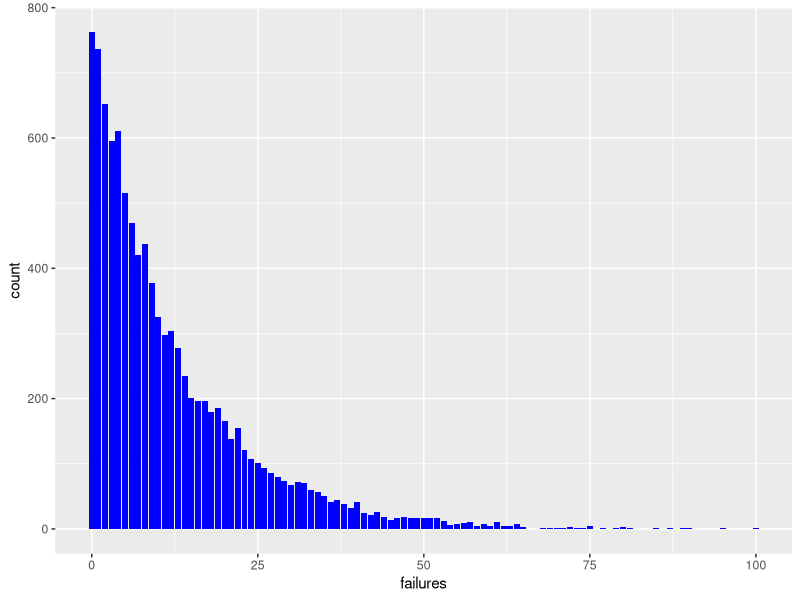
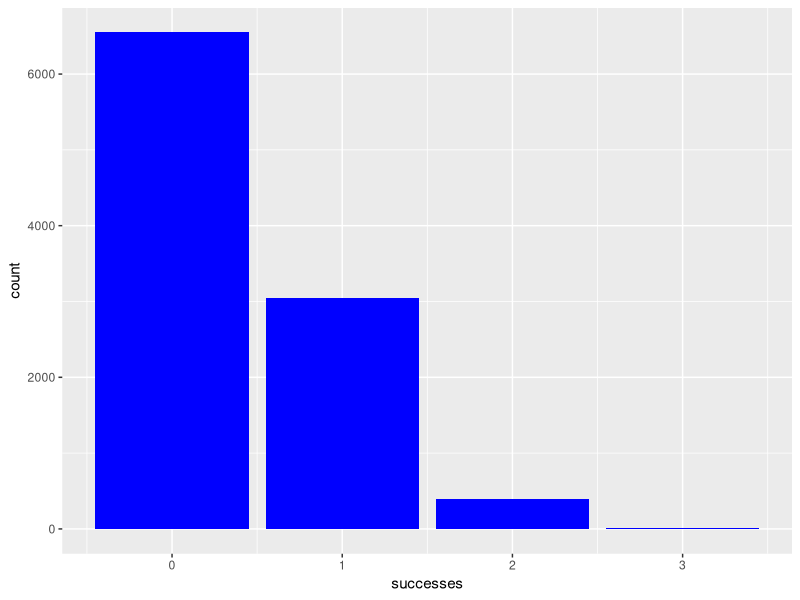
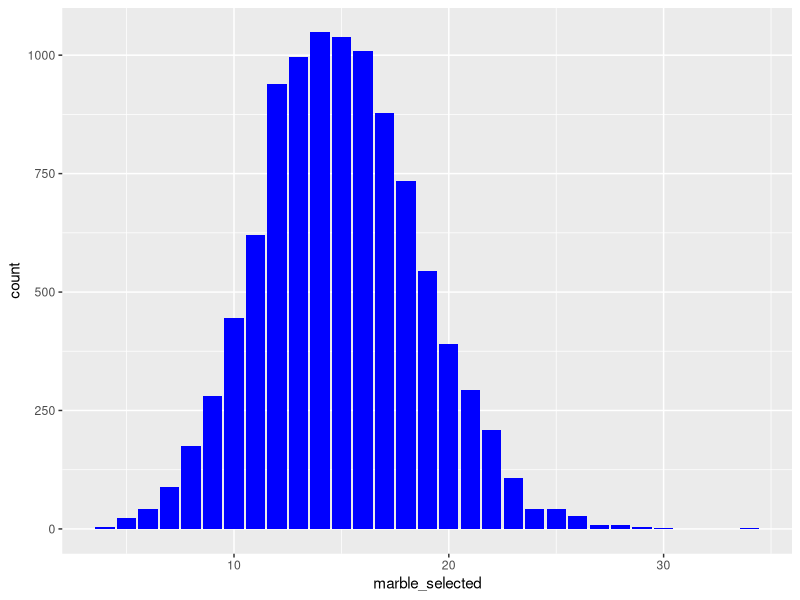
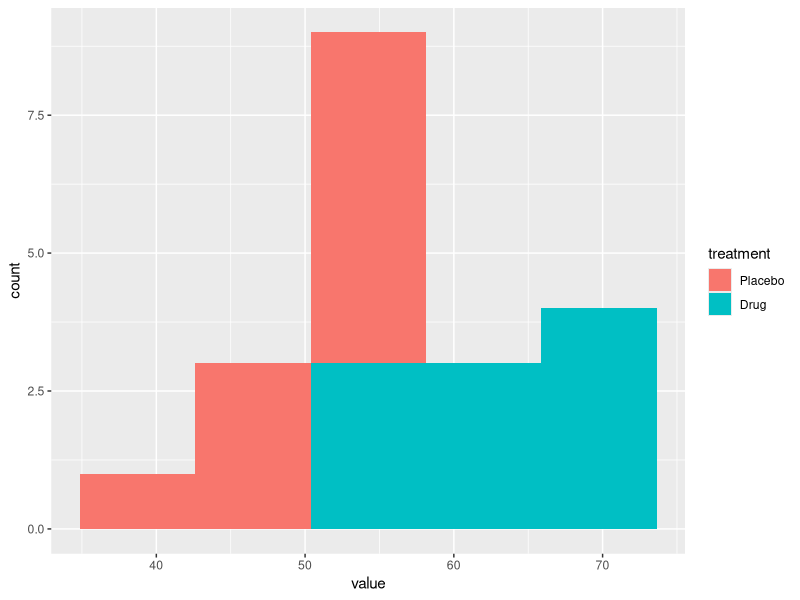
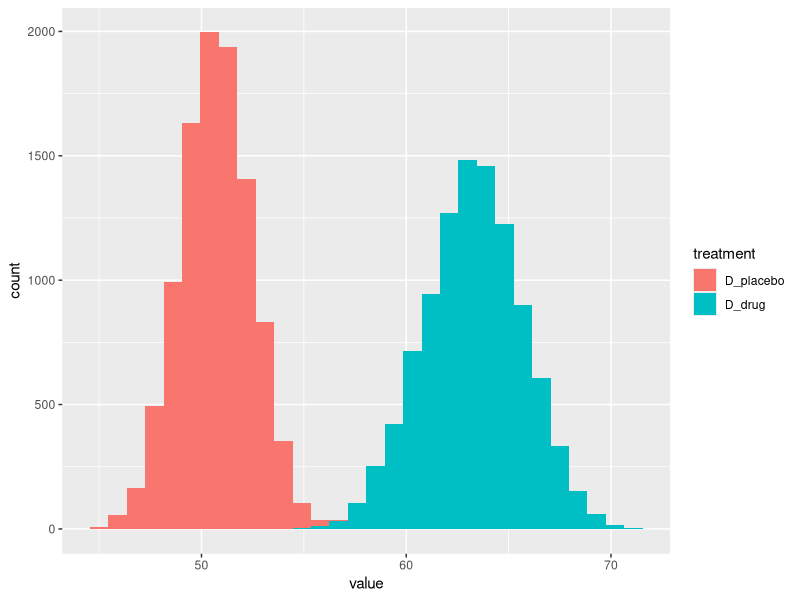
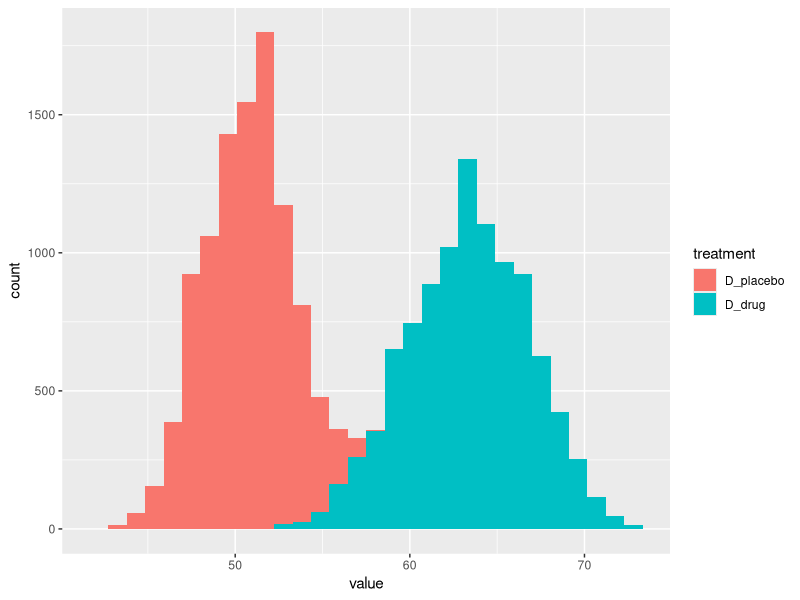
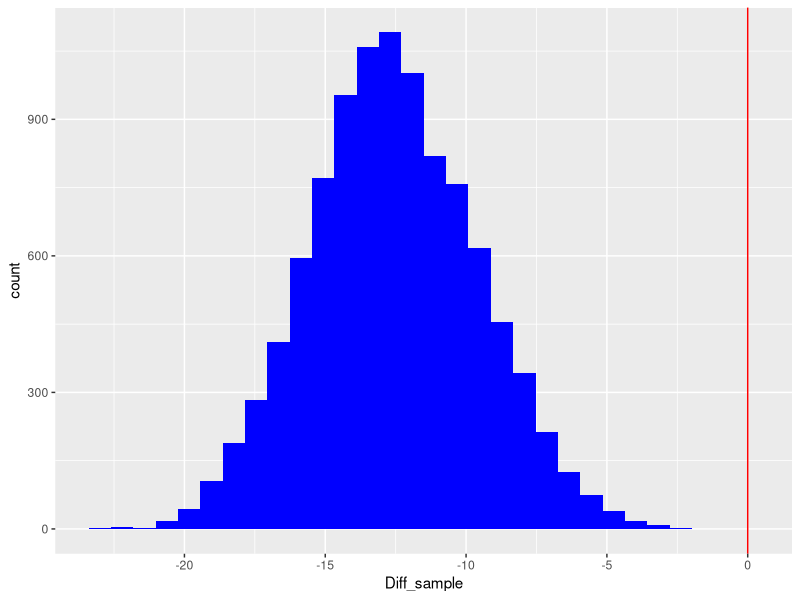
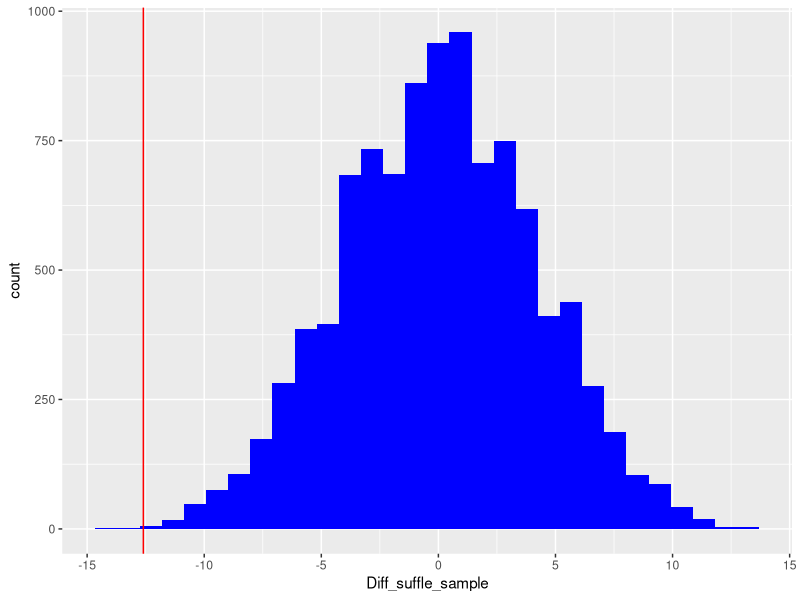

Source code (R) for these figures, in order:
## ---- chunk 1
knitr::opts_chunk$set(echo = TRUE)

## ---- chunk 2
carddeck = rep(c(1:13), each=4)
## ---- chunk 3
select_Ace = function(carddeck, num_draws) {
  # function will count the number of times it takes to get a 1
    card_selected = sample(carddeck, 
                           num_draws, 
                           replace = T)
    if ( length(which(card_selected==1)) > 0) {
      Ace_selected = min(which(card_selected == 1))
      return(Ace_selected-1)
    } else {
      return(num_draws)
    }
}
  
## ---- chunk 4
failures = numeric()
set.seed(123)

for (i in 1:10000) {
  failures[i]=select_Ace(carddeck, num_draws = 100)
}

## ---- chunk 5
library(ggplot2)

ggplot()+
  geom_bar(mapping=aes(x=failures),
                 bins=500,
                 fill="blue")

## ---- chunk 6
sum(failures<21)/10000
## ---- chunk 7
pgeom(20,1/13)

## ---- chunk 8
poker_cards = function(carddeck, num_draws) {
  # function will count the number of times it takes to get a 1
    card_selected = sample(carddeck, 
                           num_draws, 
                           replace = F)
    return ( sum(card_selected==1)) 
}
  
## ---- chunk 9
successes = numeric()
set.seed(123)

for (i in 1:10000) {
  successes[i]=poker_cards(carddeck, num_draws = 5)
}

## ---- chunk 10
ggplot()+
  geom_bar(mapping=aes(x=successes),
                 bins=3,
                 fill="blue")
table(successes)
## ---- chunk 11
sum(successes>0)/10000
## ---- chunk 12
pbinom(0,5,1/13, lower.tail = F)

## ---- chunk 13

marbles=c(rep("B", times=500),rep("R", times=9500))

## ---- chunk 14
select_Blue = function(marbles, num_draws, selection) {
  #function will take all the marbles and draw num_draws marbles.
      marbles_selected = sample(marbles, 
                           num_draws, 
                           replace = F)

    blue_selected = length(which(marbles_selected==selection))
      return(blue_selected)
}
## ---- chunk 15
NumBlues = numeric()
set.seed(123)

for (i in 1:10000) {
  NumBlues[i]=select_Blue(marbles, num_draws = 300, "B")
}

sum(NumBlues >= 20) / 10000

## ---- chunk 16
marble_selected=numeric()
set.seed(123)

for ( i in 1:10000) {
  
  marble_selected[i] = sum(sample(marbles, 300, replace=F)=="B")
  
}
sum(marble_selected>=20)/10000
## ---- chunk 17
ggplot()+
  geom_bar(mapping=aes(x=marble_selected),
                 bins=500,
                 fill="blue")
## ---- chunk 18
# if we look closely at the documentation of the phyper, we see that 
# when lower.tail = F, then it calculates P(X > x) so if we want 20 and above we need to put
# 19.
phyper(19, 500, 9500, 300, lower.tail = F)

## ---- chunk 19

Placebo = c(54,51,58,44,55,52,42,47,58,46)
Drug = c(54,73,53,70,73,68,52,65,65,60)

## ---- chunk 20
library(reshape2)
datamelt = melt(cbind(Placebo,Drug), 
                varnames = c("id","treatment"))
datamelt
## ---- chunk 21

ggplot(datamelt) + geom_histogram(mapping=aes(x=value, 
                                              fill=treatment), 
                                  bins=5)

## ---- chunk 22
D_placebo=numeric()
D_drug= numeric()
set.seed(123)

n=10

for (i in 1:10000) {
  D_placebo[i] = mean(Placebo[sample(1:length(Placebo), n, replace=T)])
  D_drug[i] = mean(Drug[sample(1:length(Drug), n, replace=T)])
  }

#hist(D_sample)
## ---- chunk 23
D_datamelt = melt(cbind(D_placebo,D_drug), 
                varnames = c("id","treatment"))

ggplot(D_datamelt) + geom_histogram(mapping=aes(x=value, fill=treatment))
         
## ---- chunk 24
D_placebo=numeric()
D_drug= numeric()
set.seed(123)

n=5
for (i in 1:10000) {
  D_placebo[i] = mean(Placebo[sample(1:length(Placebo), n, replace=T)])
  D_drug[i] = mean(Drug[sample(1:length(Drug), n, replace=T)])
  }
## ---- chunk 25
#hist(D_sample)
D_datamelt = melt(cbind(D_placebo,D_drug), 
                varnames = c("id","treatment"))

ggplot(D_datamelt) +
  geom_histogram(mapping=aes(x=value,
                             fill=treatment))
## ---- chunk 26

Diff_sample = numeric()
set.seed(123)

n=10
for (i in 1:10000) {
  Diff_sample[i] = mean(Placebo[sample(1:length(Placebo),n,replace=T)])-
    mean(Drug[sample(1:length(Drug), n, replace = T)])
}
## ---- chunk 27

ggplot() +
  geom_histogram(mapping=aes(x=Diff_sample),
                 fill="blue") +
  geom_vline(mapping=aes(xintercept=0),
             col="red")
#hist(Diff_sample)
#abline(v=0, col="red")

## ---- chunk 28


Diff_suffle_sample = numeric()
set.seed(123)

datameltshuffle = datamelt
n=10
for (i in 1:10000) {
    datameltshuffle$value = sample(datamelt$value,
                                   nrow(datamelt),replace=F)

Diff_suffle_sample[i] = diff(tapply(datameltshuffle$value,
                                       datameltshuffle$treatment,
                                       mean))
}
## ---- chunk 29

#hist(Diff_suffle_sample)
#abline(v=0, col="red")
#abline(v=mean(Placebo)-mean(Drug), col="green")


ggplot() +
  geom_histogram(mapping=aes(x=Diff_suffle_sample),
                 fill="blue") +
  geom_vline(mapping=aes(xintercept=mean(Placebo)-mean(Drug)),
             col="red")

## ---- chunk 30

sum(Diff_suffle_sample <= (mean(Placebo)-mean(Drug)))/10000

## ---- chunk 31
#confirmation using the t.test() function.
t.test(Placebo, Drug, var.equal = T)
